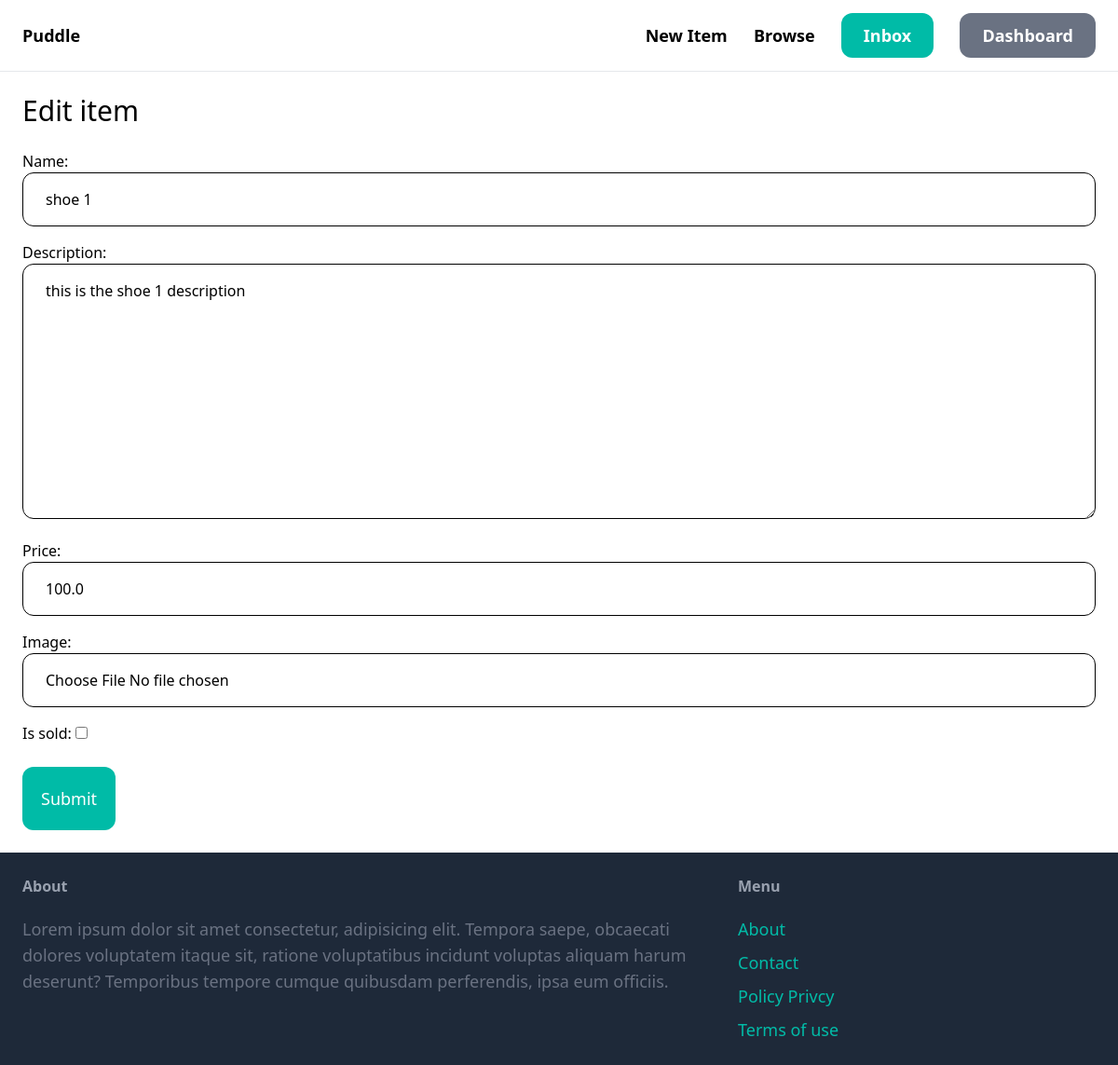
The app's page /items/1/edit/ (signed in) with its own data.
### item/models.py (models this page shows, shortened)
class Item(models.Model):
    category = models.ForeignKey(Category , related_name='items' , on_delete=models.CASCADE)
    name = models.CharField(max_length=225)
    description = models.TextField(blank=True , null=True)
    price = models.FloatField()
    image = models.ImageField(upload_to='item_images' , blank=True , null=True)
    is_sold = models.BooleanField(default=False)
    created_by = models.ForeignKey(User , related_name='items' , on_delete=models.CASCADE)
    created_at = models.DateTimeField(auto_now_add=True)

### item/views.py (the view)
# urls.py: path('items/<int:pk>/edit/' , edititem , name='edititem'),
@login_required
def edititem(request , pk):
    item = get_object_or_404(Item , pk=pk , created_by=request.user)
    if request.method == 'POST':
        form = EditItemForm(request.POST , request.FILES , instance=item)
        if form.is_valid():
            item.save()
            return redirect('detail' , pk = item.id )
    else:
        form = EditItemForm(instance=item)
    return render(request , 'item/form.html' , {
        'form' : form,
        'title' : 'Edit item',
    })

### item/forms.py
class EditItemForm(forms.ModelForm):
    class Meta:
        model = Item
        fields = ('name' , 'description' , 'price' , 'image' , 'is_sold' )
        widgets ={
            'name' : forms.TextInput(attrs={
                'class': INPUT_CLASSES
            }),
            'description' : forms.Textarea(attrs={
                'class': INPUT_CLASSES
            }),
            'price' : forms.TextInput(attrs={
                'class': INPUT_CLASSES
            }),
            'image' : forms.FileInput(attrs={
                'class': INPUT_CLASSES
            }),
        }

### template/item/form.html (shortened to what this page needs)
{% extends 'core/base.html' %}
{% block content %}
<h1 class="mb-6 text-3xl">{{ title }}</h1>
<form action="" method="POST" enctype="multipart/form-data">
    <div class="space-y-4">
        {{ form.as_p  }}
    </div>
    <button class="mt-6 py-5 px-5 text-lg bg-teal-500 hover:bg-gray-700 rounded-xl text-white">Submit</button>
</form>
{% endblock %}

### records on screen
Item: name "shoe 1", description "this is the shoe 1 description", price "100.0"

### other values on screen
{{ title }} "Edit item"
